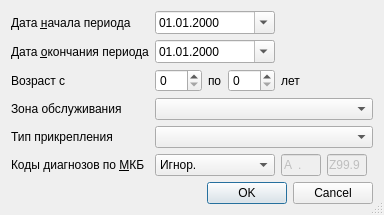
<?xml version="1.0" encoding="UTF-8"?>
<ui version="4.0">
 <class>EmergencyF30SetupDialog</class>
 <widget class="QDialog" name="EmergencyF30SetupDialog">
  <property name="windowModality">
   <enum>Qt::ApplicationModal</enum>
  </property>
  <property name="geometry">
   <rect>
    <x>0</x>
    <y>0</y>
    <width>378</width>
    <height>214</height>
   </rect>
  </property>
  <property name="windowTitle">
   <string>параметры отчёта</string>
  </property>
  <property name="sizeGripEnabled">
   <bool>true</bool>
  </property>
  <layout class="QGridLayout" name="gridLayout">
   <item row="0" column="0">
    <widget class="QLabel" name="lblBegDate">
     <property name="text">
      <string>Дата &amp;начала периода</string>
     </property>
     <property name="buddy">
      <cstring>edtBegDate</cstring>
     </property>
    </widget>
   </item>
   <item row="0" column="1" colspan="3">
    <widget class="CDateEdit" name="edtBegDate">
     <property name="displayFormat">
      <string>dd.MM.yyyy</string>
     </property>
     <property name="calendarPopup">
      <bool>true</bool>
     </property>
    </widget>
   </item>
   <item row="0" column="4" colspan="5">
    <spacer>
     <property name="orientation">
      <enum>Qt::Horizontal</enum>
     </property>
     <property name="sizeHint" stdset="0">
      <size>
       <width>91</width>
       <height>20</height>
      </size>
     </property>
    </spacer>
   </item>
   <item row="1" column="0">
    <widget class="QLabel" name="lblEndDate">
     <property name="text">
      <string>Дата &amp;окончания периода</string>
     </property>
     <property name="buddy">
      <cstring>edtEndDate</cstring>
     </property>
    </widget>
   </item>
   <item row="1" column="4" colspan="5">
    <spacer>
     <property name="orientation">
      <enum>Qt::Horizontal</enum>
     </property>
     <property name="sizeHint" stdset="0">
      <size>
       <width>91</width>
       <height>20</height>
      </size>
     </property>
    </spacer>
   </item>
   <item row="1" column="1" colspan="3">
    <widget class="CDateEdit" name="edtEndDate">
     <property name="displayFormat">
      <string>dd.MM.yyyy</string>
     </property>
     <property name="calendarPopup">
      <bool>true</bool>
     </property>
    </widget>
   </item>
   <item row="3" column="0">
    <widget class="QLabel" name="lblOrgStructure">
     <property name="text">
      <string>Зона обслуживания</string>
     </property>
    </widget>
   </item>
   <item row="4" column="0">
    <widget class="QLabel" name="lblAttachType">
     <property name="text">
      <string>Тип прикрепления</string>
     </property>
    </widget>
   </item>
   <item row="5" column="0">
    <widget class="QLabel" name="lblMKB">
     <property name="text">
      <string>Коды диагнозов по &amp;МКБ</string>
     </property>
     <property name="buddy">
      <cstring>cmbMKBFilter</cstring>
     </property>
    </widget>
   </item>
   <item row="5" column="1" colspan="3">
    <widget class="QComboBox" name="cmbMKBFilter">
     <property name="sizePolicy">
      <sizepolicy hsizetype="Preferred" vsizetype="Fixed">
       <horstretch>0</horstretch>
       <verstretch>0</verstretch>
      </sizepolicy>
     </property>
     <item>
      <property name="text">
       <string>Игнор.</string>
      </property>
     </item>
     <item>
      <property name="text">
       <string>Интервал</string>
      </property>
     </item>
    </widget>
   </item>
   <item row="5" column="4" colspan="2">
    <widget class="CICDCodeEdit" name="edtMKBFrom">
     <property name="enabled">
      <bool>false</bool>
     </property>
     <property name="sizePolicy">
      <sizepolicy hsizetype="Fixed" vsizetype="Fixed">
       <horstretch>0</horstretch>
       <verstretch>0</verstretch>
      </sizepolicy>
     </property>
     <property name="maximumSize">
      <size>
       <width>40</width>
       <height>16777215</height>
      </size>
     </property>
     <property name="inputMask">
      <string>a00.00; </string>
     </property>
     <property name="text">
      <string>A.</string>
     </property>
     <property name="maxLength">
      <number>6</number>
     </property>
    </widget>
   </item>
   <item row="5" column="6" colspan="2">
    <widget class="CICDCodeEdit" name="edtMKBTo">
     <property name="enabled">
      <bool>false</bool>
     </property>
     <property name="sizePolicy">
      <sizepolicy hsizetype="Fixed" vsizetype="Fixed">
       <horstretch>0</horstretch>
       <verstretch>0</verstretch>
      </sizepolicy>
     </property>
     <property name="maximumSize">
      <size>
       <width>40</width>
       <height>16777215</height>
      </size>
     </property>
     <property name="inputMask">
      <string>a00.00; </string>
     </property>
     <property name="text">
      <string>Z99.9</string>
     </property>
     <property name="maxLength">
      <number>6</number>
     </property>
    </widget>
   </item>
   <item row="5" column="8">
    <spacer name="spacer">
     <property name="orientation">
      <enum>Qt::Horizontal</enum>
     </property>
     <property name="sizeHint" stdset="0">
      <size>
       <width>39</width>
       <height>20</height>
      </size>
     </property>
    </spacer>
   </item>
   <item row="4" column="1" colspan="8">
    <widget class="CRBComboBox" name="cmbAttachType"/>
   </item>
   <item row="7" column="0" colspan="4">
    <spacer>
     <property name="orientation">
      <enum>Qt::Vertical</enum>
     </property>
     <property name="sizeHint" stdset="0">
      <size>
       <width>129</width>
       <height>20</height>
      </size>
     </property>
    </spacer>
   </item>
   <item row="3" column="1" colspan="8">
    <widget class="COrgStructureComboBox" name="cmbOrgStructure"/>
   </item>
   <item row="8" column="0" colspan="9">
    <widget class="QDialogButtonBox" name="buttonBox">
     <property name="orientation">
      <enum>Qt::Horizontal</enum>
     </property>
     <property name="standardButtons">
      <set>QDialogButtonBox::Cancel|QDialogButtonBox::Ok</set>
     </property>
    </widget>
   </item>
   <item row="2" column="0">
    <widget class="QLabel" name="lblAge">
     <property name="text">
      <string>Возраст с</string>
     </property>
     <property name="buddy">
      <cstring>edtAgeFrom</cstring>
     </property>
    </widget>
   </item>
   <item row="2" column="1">
    <widget class="QSpinBox" name="edtAgeFrom">
     <property name="sizePolicy">
      <sizepolicy hsizetype="Maximum" vsizetype="Fixed">
       <horstretch>0</horstretch>
       <verstretch>0</verstretch>
      </sizepolicy>
     </property>
     <property name="maximum">
      <number>150</number>
     </property>
    </widget>
   </item>
   <item row="2" column="2">
    <widget class="QLabel" name="lblAgeTo">
     <property name="sizePolicy">
      <sizepolicy hsizetype="Maximum" vsizetype="Preferred">
       <horstretch>0</horstretch>
       <verstretch>0</verstretch>
      </sizepolicy>
     </property>
     <property name="text">
      <string>по</string>
     </property>
     <property name="buddy">
      <cstring>edtAgeTo</cstring>
     </property>
    </widget>
   </item>
   <item row="2" column="3">
    <widget class="QSpinBox" name="edtAgeTo">
     <property name="sizePolicy">
      <sizepolicy hsizetype="Maximum" vsizetype="Fixed">
       <horstretch>0</horstretch>
       <verstretch>0</verstretch>
      </sizepolicy>
     </property>
     <property name="maximum">
      <number>150</number>
     </property>
    </widget>
   </item>
   <item row="2" column="4">
    <widget class="QLabel" name="lblAgeYears">
     <property name="text">
      <string>лет</string>
     </property>
     <property name="buddy">
      <cstring>edtAgeTo</cstring>
     </property>
    </widget>
   </item>
   <item row="2" column="5" colspan="4">
    <spacer name="horizontalSpacer">
     <property name="orientation">
      <enum>Qt::Horizontal</enum>
     </property>
     <property name="sizeHint" stdset="0">
      <size>
       <width>80</width>
       <height>20</height>
      </size>
     </property>
    </spacer>
   </item>
  </layout>
 </widget>
 <customwidgets>
  <customwidget>
   <class>CDateEdit</class>
   <extends>QDateEdit</extends>
   <header>library/DateEdit</header>
  </customwidget>
  <customwidget>
   <class>COrgStructureComboBox</class>
   <extends>QComboBox</extends>
   <header>Orgs/OrgStructComboBoxes.h</header>
  </customwidget>
  <customwidget>
   <class>CRBComboBox</class>
   <extends>QComboBox</extends>
   <header>library/crbcombobox.h</header>
  </customwidget>
  <customwidget>
   <class>CICDCodeEdit</class>
   <extends>QLineEdit</extends>
   <header>library/ICDCodeEdit.h</header>
  </customwidget>
 </customwidgets>
 <tabstops>
  <tabstop>edtBegDate</tabstop>
  <tabstop>edtEndDate</tabstop>
  <tabstop>edtAgeFrom</tabstop>
  <tabstop>edtAgeTo</tabstop>
  <tabstop>cmbOrgStructure</tabstop>
  <tabstop>cmbAttachType</tabstop>
  <tabstop>cmbMKBFilter</tabstop>
  <tabstop>edtMKBFrom</tabstop>
  <tabstop>edtMKBTo</tabstop>
  <tabstop>buttonBox</tabstop>
 </tabstops>
 <resources/>
 <connections>
  <connection>
   <sender>buttonBox</sender>
   <signal>accepted()</signal>
   <receiver>EmergencyF30SetupDialog</receiver>
   <slot>accept()</slot>
   <hints>
    <hint type="sourcelabel">
     <x>112</x>
     <y>177</y>
    </hint>
    <hint type="destinationlabel">
     <x>102</x>
     <y>90</y>
    </hint>
   </hints>
  </connection>
  <connection>
   <sender>buttonBox</sender>
   <signal>rejected()</signal>
   <receiver>EmergencyF30SetupDialog</receiver>
   <slot>reject()</slot>
   <hints>
    <hint type="sourcelabel">
     <x>225</x>
     <y>177</y>
    </hint>
    <hint type="destinationlabel">
     <x>236</x>
     <y>76</y>
    </hint>
   </hints>
  </connection>
 </connections>
</ui>
